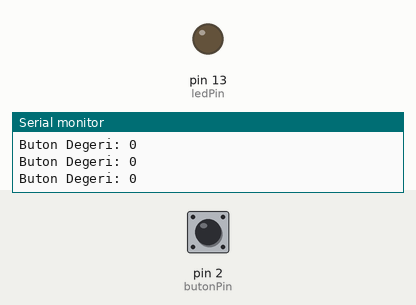
Bench run of a sketch on a simulated Arduino Uno, built with avr-gcc and run on an emulated ATmega328P. Shown: output pins drawn as LEDs (lit = HIGH), the last lines printed to the serial monitor. The inputs (shaded band) are chosen by the test bench; at power-on: pin 2 (butonPin) LOW.

Above: at 1.2 s.
1.3 s: pin 2 (butonPin) pulled HIGH for 0.15 s
At 1.4 s:
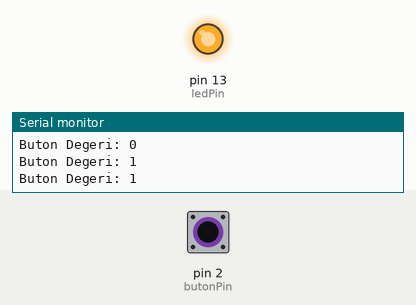
2.9 s: pin 2 (butonPin) pulled HIGH for 3.2 s
At 7.0 s:
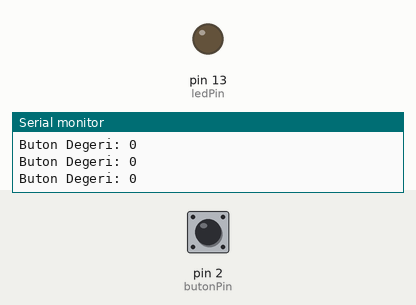
Timing chart, 0 to 8.5 s (numbered marks = the images above; inputs shaded):
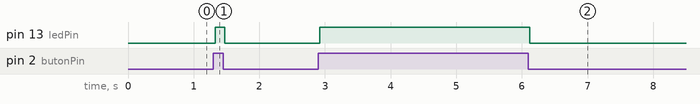

The sketch:

pushButton.ino
```cpp
byte butonPin=2 ;
byte ledPin=13;

byte okunanDeger=0;
byte tusabas=1 ;

void setup()
{
  pinMode(butonPin, INPUT);
  pinMode(ledPin, OUTPUT) ;
  Serial.begin(9600);
}

void loop()
{
  okunanDeger=digitalRead(butonPin);
  if(okunanDeger==1)
  {
    Serial.print("Buton Degeri: ") ;
    Serial.println(okunanDeger);
    digitalWrite(ledPin, HIGH);
  }
  else
  {
    Serial.print("Buton Degeri: ") ;
    Serial.println(okunanDeger);
    digitalWrite(ledPin, LOW);
  }
}
```

Measured:
- after the input at 1.3 s, pin 13 (ledPin): LOW → HIGH at once, → LOW 0.14 s later
- after the input at 2.9 s, pin 13 (ledPin): LOW → HIGH at once, → LOW 3.2 s later
